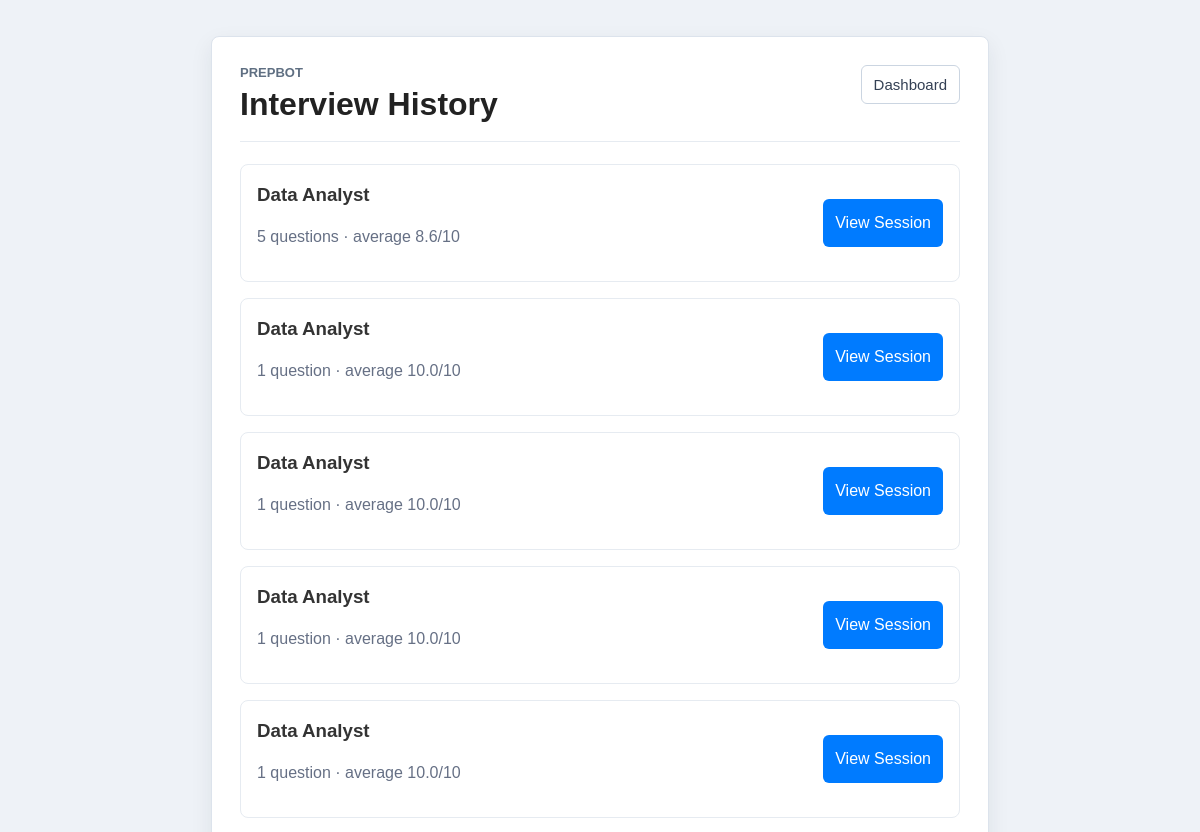
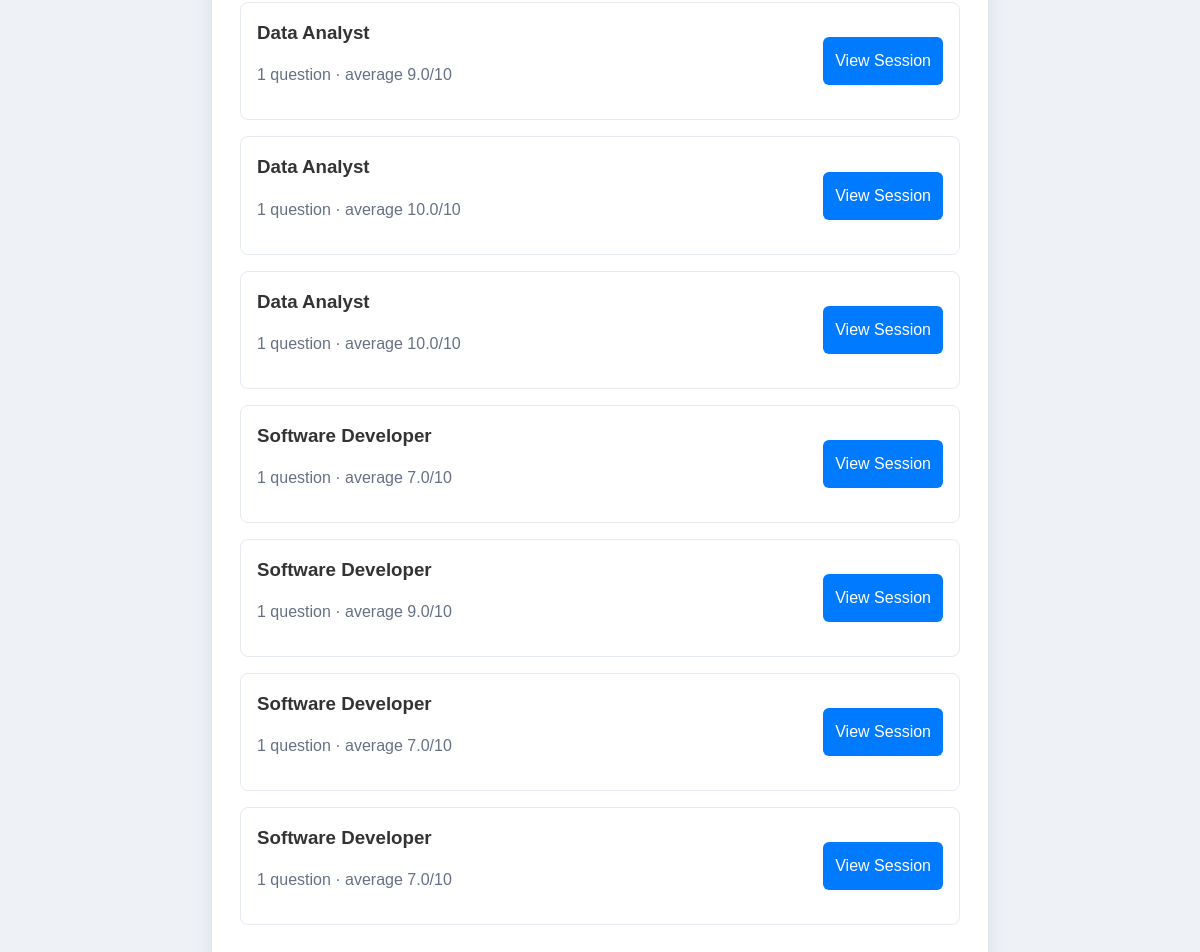
The page /history (signed in) on the database its author committed (2 pictures, top to bottom).
### app.py (models this page shows)
class Interview(db.Model):
    id = db.Column(db.Integer, primary_key=True)
    role = db.Column(db.String(100))
    question = db.Column(db.Text)
    answer = db.Column(db.Text)
    feedback = db.Column(db.Text)
    score = db.Column(db.Integer)
    improvements = db.Column(db.Text)
    answer_suggestion = db.Column(db.Text)
    session_id = db.Column(db.String(36))
    question_number = db.Column(db.Integer)
    created_at = db.Column(
        db.DateTime,
        default=datetime.utcnow
    )
    user_id = db.Column(
        db.Integer,
        db.ForeignKey('user.id')
    )

### app.py (the view)
@app.route('/history')
@login_required
def history():
    interviews = Interview.query.filter_by(
        user_id=current_user.id
    ).order_by(
        Interview.id.desc()
    ).all()
    sessions = build_history_sessions(
        interviews
    )
    return render_template(
        'history.html',
        sessions=sessions
    )

### app.py (called while the page is built)
@login_manager.user_loader
def load_user(user_id):
    return User.query.get(int(user_id))

### templates/history.html (shortened to what this page needs)
<!DOCTYPE html>
<html>
<head>
    <link rel="stylesheet" href="{{ url_for('static', filename='css/style.css') }}">
</head>
<body>
<div class="page-panel history-panel">
    <div class="page-header">
        <div>
            <p class="eyebrow">PrepBot</p>
            <h1>Interview History</h1>
        </div>
        <a href="/dashboard" class="text-button">Dashboard</a>
    </div>
    {% for session in sessions %}
        <div class="history-item session-history-item">
            <div>
                <h3>{{ session.role }}</h3>
                <p class="muted-text">
                    {{ session.question_count }} question{% if session.question_count != 1 %}s{% endif %}
                    &middot; average {{ session.average_score }}/10
                </p>
            </div>
            <a href="/history/{{ session.session_key }}" class="button-link">View Session</a>
        </div>
    {% else %}
        <p class="muted-text">No interview sessions saved yet.</p>
    {% endfor %}
</div>
</body>
</html>

### static/css/style.css (style rules this page uses)
body { margin: 0; padding: 0; font-family: Arial, sans-serif; background-color: #eef2f7; color: #20242a; }
.page-panel { width: 760px; max-width: calc(100% - 40px); margin: 36px auto; background: white; padding: 28px; border: 1px solid #dce3ec; border-radius: 8px; box-shadow: 0px 8px 22px rgba(25, 39, 52, 0.08); }
.dashboard-panel, .history-panel, .results-panel { width: 720px; }
.page-header { align-items: flex-start; border-bottom: 1px solid #e6ebf1; display: flex; gap: 16px; justify-content: space-between; margin-bottom: 22px; padding-bottom: 18px; }
.page-header h1 { font-size: 32px; margin: 0; text-align: left; }
.eyebrow { color: #5f6f82; font-size: 13px; font-weight: bold; letter-spacing: 0; margin: 0 0 6px; text-transform: uppercase; }
.muted-text { color: #667085; line-height: 1.5; }
.history-item { border: 1px solid #e6ebf1; border-radius: 8px; line-height: 1.5; margin-bottom: 16px; padding: 16px; }
.session-history-item { align-items: center; display: flex; gap: 16px; justify-content: space-between; }
.session-history-item h3 { margin: 0 0 6px; }
.session-history-item .button-link { flex: 0 0 auto; }
h1 { text-align: center; color: #222; margin-bottom: 10px; font-size: 45px; }
h2, h3 { color: #333; }
.button-link { background-color: #007BFF; border-radius: 6px; box-sizing: border-box; color: white; display: inline-block; font-size: 16px; padding: 12px; text-align: center; text-decoration: none; }
.ghost-button, .text-button { background: white; border: 1px solid #cbd5e1; border-radius: 6px; color: #344054; cursor: pointer; display: inline-block; font-size: 15px; padding: 10px 12px; text-align: center; text-decoration: none; width: auto; }
a { text-decoration: none; color: #007BFF; }

### rows shown on the page
Interview: role "Data Analyst", question_count "5", average_score "8.6"
Interview: role "Data Analyst", question_count "1", average_score "10.0"
Interview: role "Data Analyst", question_count "1", average_score "10.0"
Interview: role "Data Analyst", question_count "1", average_score "10.0"
Interview: role "Data Analyst", question_count "1", average_score "10.0"
Interview: role "Data Analyst", question_count "1", average_score "9.0"
Interview: role "Data Analyst", question_count "1", average_score "10.0"
Interview: role "Data Analyst", question_count "1", average_score "10.0"
Interview: role "Software Developer", question_count "1", average_score "7.0"
Interview: role "Software Developer", question_count "1", average_score "9.0"
Interview: role "Software Developer", question_count "1", average_score "7.0"
Interview: role "Software Developer", question_count "1", average_score "7.0"
